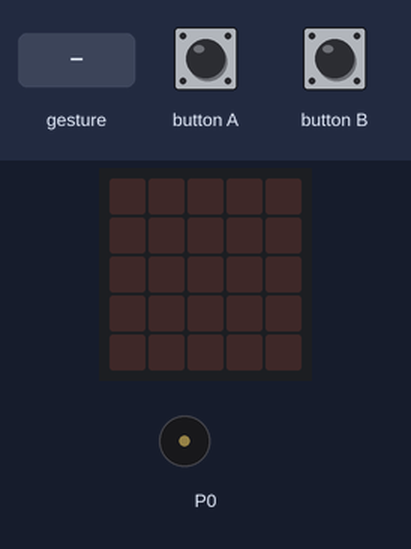
This program was run on a simulated BBC micro:bit (MakeCode). Shown: the board's 5×5 LED display, buzzer (waves = sounding). The inputs (shaded band) are chosen by the test bench. A tilt is held for 1.5 s and a shake lasts 1 s, then the board lies face up again.

Above: at 1.2 s.
1.3 s: gesture 'tilt right'
At 1.8 s:
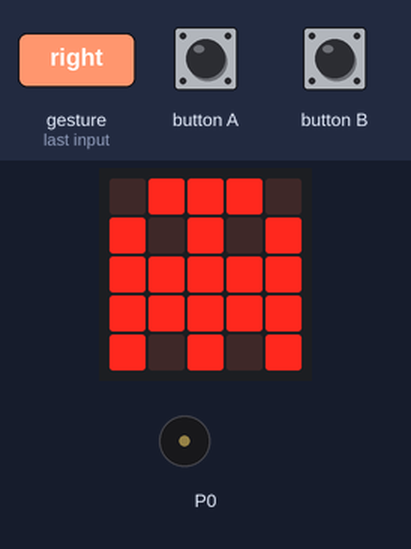
3.5 s: gesture 'shake'
At 4.1 s:
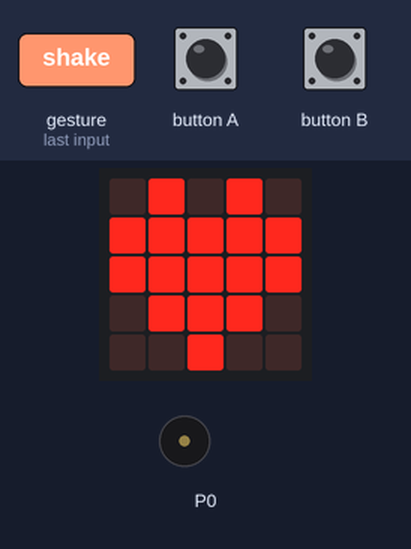
5.8 s: gesture 'tilt left'
At 6.3 s:
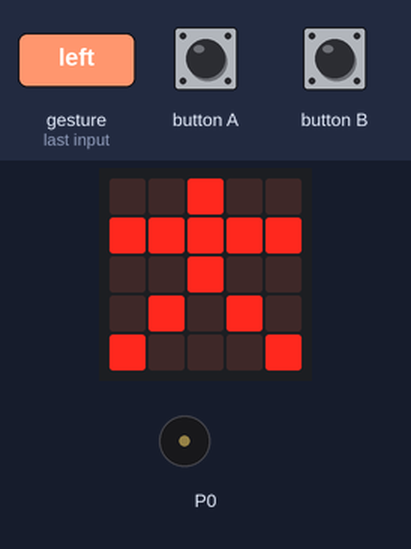
8.0 s: button A pressed for 0.15 s
At 8.6 s:
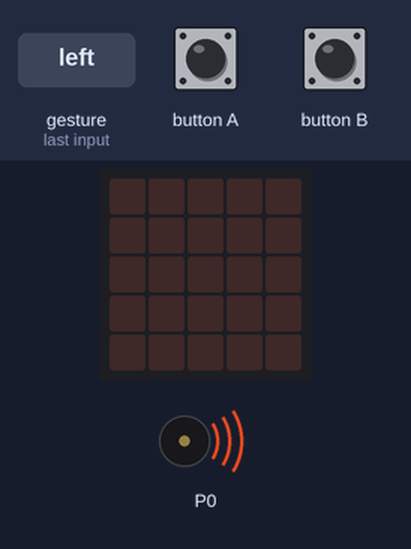
Timing chart, 0 to 12.1 s (numbered marks = the images above; inputs shaded):
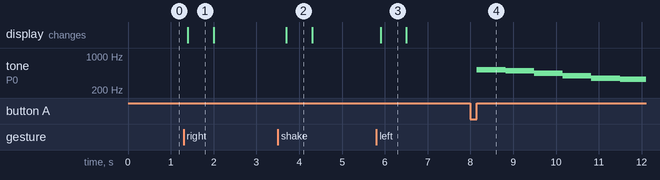

The program:

main.ts
```typescript
input.onButtonPressed(Button.A, function () {
    music.play(music.stringPlayable("C5 B A G F E D C ", 90), music.PlaybackMode.UntilDone)
})
input.onGesture(Gesture.TiltRight, function () {
    basic.showIcon(IconNames.Ghost)
    music.setTempo(160)
    basic.clearScreen()
})
input.onGesture(Gesture.Shake, function () {
    basic.showIcon(IconNames.Heart)
    music.setTempo(40)
    basic.clearScreen()
})
input.onGesture(Gesture.TiltLeft, function () {
    basic.showIcon(IconNames.StickFigure)
    music.setTempo(60)
    basic.clearScreen()
})
input.onButtonPressed(Button.B, function () {
    music.play(music.stringPlayable("C5 G A F E G A G ", 120), music.PlaybackMode.UntilDone)
})
```

test.ts
```typescript
// aquí va el archivo "tests"; esto no se compilará cuando este paquete se utilice como una extensión.
```

Measured:
- after the input at 1.3 s, the display: changes after 0.10 s (image 1)
- after the input at 3.5 s, the display: changes after 0.20 s (image 2)
- after the input at 5.8 s, the display: changes after 0.10 s (image 3)
- after the input at 8.0 s, tone on P0: plays 523 Hz for 0.67 s, 494 Hz for 0.67 s, 440 Hz for 0.67 s, 392 Hz for 0.67 s, 349 Hz for 0.67 s, 330 Hz for 0.60 s, starting after 0.15 s
- what the display in image 1 shows lasts 0.6 s, from 1.4 s to 2.0 s
